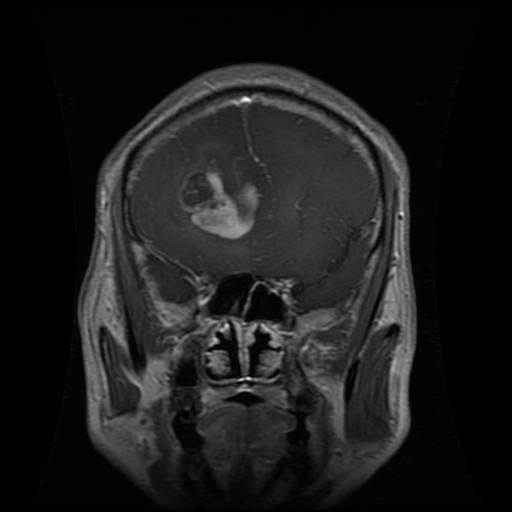
#> input picture testtt/Tr-gl_0030.jpg, 512 x 512 px; its folder holds only this picture in this run
$ jupyter execute --allow-errors preprocessing.ipynb
#> lines starting #> are read from the running program, lines starting #| are printed output that depends on the picture
Gaussian Filter

[cell 1]
import os
import numpy as np
import cv2

# Function to calculate PSNR between two images (original to preprocessed)
def calculate_psnr(original, preprocessed):
    preprocessed = preprocessed.astype(original.dtype)  # Convert to the same data type
    return psnr(original, preprocessed)

def psnr(orig_img, preproc_img):
    mse = np.mean((orig_img - preproc_img)**2)  # Mean Squared Error
    if mse == 0:
        return float('inf')  # Avoid division by zero
    max_pixel_value = np.max(orig_img)  # Maximum pixel value in the original image
    psnr = 10 * np.log10(max_pixel_value**2 / mse)  # PSNR formula
    return psnr

# Function to apply Gaussian blur
def apply_gaussian_blur(image):
    return cv2.GaussianBlur(image, (5, 5), 0)  # Adjusted kernel size

# Folder containing the original MRI images
original_images_folder = "testtt"

# Output folder to save preprocessed images
output_folder = 'preprocessed_images/gaussian_blur'

# Create the output folder if it doesn't exist
os.makedirs(output_folder, exist_ok=True)

# Initialize variables for average PSNR calculation
total_psnr = 0
num_images = 0

# Process the first 10 images in the root folder
for i, filename in enumerate(sorted(os.listdir(original_images_folder))[:10], 0):
    if filename.endswith(".jpg") or filename.endswith(".png"):
        # Load the original image
        original_image_path = os.path.join(original_images_folder, filename)
        original_image = cv2.imread(original_image_path, cv2.IMREAD_GRAYSCALE)
#> original_image is the input picture: shape (512, 512); min 0, max 251, mean 27.7

        # Check if the image is loaded successfully
        if original_image is None:
            print(f"Failed to load the original image: {original_image_path}")
            continue

        # Apply Gaussian blur
        blurred_image = apply_gaussian_blur(original_image)

        # Save the preprocessed image with the original filename
        output_path = os.path.join(output_folder, filename)
        cv2.imwrite(output_path, blurred_image)

        # Calculate PSNR between original and preprocessed images
        psnr_value = calculate_psnr(original_image, blurred_image)
#> in psnr, `mse = np.mean((orig_img - preproc_img)**2)`: mse = 5.23
#> in psnr, `max_pixel_value = np.max(orig_img)`: max_pixel_value = 251
#> in psnr, `psnr = 10 * np.log10(max_pixel_value**2 / mse)`: psnr = 40.81
#> psnr_value = 40.81
        print(f"PSNR between original and Gaussian blur preprocessed image {i}: {psnr_value:.2f} dB")
#| PSNR between original and Gaussian blur preprocessed image 0: 40.81 dB

        # Update total PSNR and image count for average calculation
        total_psnr += psnr_value
#> total_psnr = 40.81
        num_images += 1

# Calculate average PSNR
avg_psnr = total_psnr / num_images
#> avg_psnr = 40.81
print(f"Average PSNR across all processed images: {avg_psnr:.2f} dB")
#| Average PSNR across all processed images: 40.81 dB

Bi-Lateral Method

[cell 2]
import os
import cv2
import numpy as np

# Function to calculate PSNR between two images (original to preprocessed)
def calculate_psnr(original, preprocessed):
    preprocessed = preprocessed.astype(original.dtype)  # Convert to the same data type
    return psnr(original, preprocessed)

def psnr(orig_img, preproc_img):
    mse = np.mean((orig_img - preproc_img)**2)  # Mean Squared Error
    if mse == 0:
        return float('inf')  # Avoid division by zero
    max_pixel_value = np.max(orig_img)  # Maximum pixel value in the original image
    psnr = 10 * np.log10(max_pixel_value**2 / mse)  # PSNR formula
    return psnr

# Folder containing the original MRI images
original_images_folder = "testtt"

# Output folder to save preprocessed images
output_folder = 'preprocessed_images/bilateral_filter'

# Create the output folder if it doesn't exist
os.makedirs(output_folder, exist_ok=True)

# Initialize variables for average PSNR calculation
total_psnr = 0
num_images = 0

# Process the first 10 images starting from index 0
for i, filename in enumerate(sorted(os.listdir(original_images_folder))[:10], 0):
    if filename.endswith(".jpg") or filename.endswith(".png"):
        # Load the original image
        original_image_path = os.path.join(original_images_folder, filename)
        original_image = cv2.imread(original_image_path, cv2.IMREAD_GRAYSCALE)

        # Check if the image is loaded successfully
        if original_image is None:
            print(f"Failed to load the original image: {original_image_path}")
            continue

        # Resize the image to a fixed size
        new_width, new_height = 256, 256
        original_image_resized = cv2.resize(original_image, (new_width, new_height))

        # Apply Bilateral Filter with optimized parameters
        bilateral_filtered_image = cv2.bilateralFilter(original_image_resized, d=11, sigmaColor=50, sigmaSpace=50)
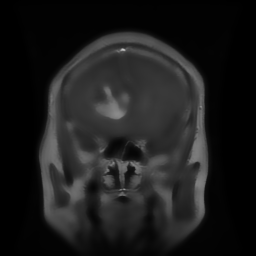
#> bilateral_filtered_image: shape (256, 256); min 0, max 193, mean 27.7

        # Save the preprocessed image with the original filename
        output_path = os.path.join(output_folder, filename)
        cv2.imwrite(output_path, bilateral_filtered_image)

        # Calculate PSNR between original and preprocessed images
        psnr_value = calculate_psnr(original_image_resized, bilateral_filtered_image)
#> in psnr, `mse = np.mean((orig_img - preproc_img)**2)`: mse = 27.15
#> in psnr, `max_pixel_value = np.max(orig_img)`: max_pixel_value = 240
#> in psnr, `psnr = 10 * np.log10(max_pixel_value**2 / mse)`: psnr = 33.27
#> psnr_value = 33.27
        print(f"PSNR between original and Bilateral preprocessed image {i}: {psnr_value:.2f} dB")
#| PSNR between original and Bilateral preprocessed image 0: 33.27 dB

        # Update total PSNR and image count for average calculation
        total_psnr += psnr_value
#> total_psnr = 33.27
        num_images += 1

# Calculate average PSNR
avg_psnr = total_psnr / num_images
#> avg_psnr = 33.27
print(f"Average PSNR across all processed images: {avg_psnr:.2f} dB")
#| Average PSNR across all processed images: 33.27 dB

TV (Total Variation) denoising

[cell 3]
import os
import numpy as np
from skimage import io, color, restoration, transform

# Function to calculate PSNR between two images (original to preprocessed)
def calculate_psnr(original, preprocessed):
    preprocessed = preprocessed.astype(original.dtype)  # Convert to the same data type
    return psnr(original, preprocessed)

def psnr(orig_img, preproc_img):
    mse = np.mean((orig_img - preproc_img)**2)  # Mean Squared Error
    if mse == 0:
        return float('inf')  # Avoid division by zero
    max_pixel_value = np.max(orig_img)  # Maximum pixel value in the original image
    psnr = 10 * np.log10(max_pixel_value**2 / mse)  # PSNR formula
    return psnr

# Function to apply Total Variation (TV) denoising using skimage
def apply_tv_denoising(image, weight=0.1):
    return restoration.denoise_tv_chambolle(image, weight=weight)

# Folder containing the original MRI images
original_images_folder = "testtt"

# Output folder to save preprocessed images
output_folder = 'preprocessed_images/tv_denoising'

# Create the output folder if it doesn't exist
os.makedirs(output_folder, exist_ok=True)

# Initialize variables for average PSNR calculation
total_psnr = 0
num_images = 0

# Process the first 10 images starting from index 0
for i, filename in enumerate(sorted(os.listdir(original_images_folder))[:10], 0):
    if filename.endswith(".jpg") or filename.endswith(".png"):
        # Load the original image
        original_image_path = os.path.join(original_images_folder, filename)
        original_image = io.imread(original_image_path)

        # Convert the image to grayscale if it's in color
        if original_image.ndim == 3:
            original_image = color.rgb2gray(original_image)

        # Resize the image to a fixed size
        new_width, new_height = 256, 256
        original_image_resized = transform.resize(original_image, (new_width, new_height), anti_aliasing=True)

        # Apply TV Denoising with optimized parameters
        tv_denoised_image = apply_tv_denoising(original_image_resized, weight=0.008)  # Adjust weight parameter

        # Save the preprocessed image with the same filename as the original
        output_path = os.path.join(output_folder, filename)
        io.imsave(output_path, (tv_denoised_image * 255).astype(np.uint8))

        # Calculate PSNR between original and preprocessed images
        psnr_value = calculate_psnr(original_image_resized, tv_denoised_image)
#> in psnr, `mse = np.mean((orig_img - preproc_img)**2)`: mse = 2.81e-05
#> in psnr, `max_pixel_value = np.max(orig_img)`: max_pixel_value = 0.921
#> in psnr, `psnr = 10 * np.log10(max_pixel_value**2 / mse)`: psnr = 44.79
#> psnr_value = 44.79
        print(f"PSNR between original and TV denoised image {i}: {psnr_value:.2f} dB")
#| PSNR between original and TV denoised image 0: 44.79 dB

        # Update total PSNR and image count for average calculation
        total_psnr += psnr_value
#> total_psnr = 44.79
        num_images += 1

# Calculate average PSNR
avg_psnr = total_psnr / num_images
#> avg_psnr = 44.79
print(f"Average PSNR across all processed images: {avg_psnr:.2f} dB")
#| Average PSNR across all processed images: 44.79 dB

invarient Wavelet tranform

[cell 4]
import os
import numpy as np
import cv2
import pywt

# Function to calculate PSNR between two images (original to preprocessed)
def calculate_psnr(original, preprocessed):
    preprocessed = preprocessed.astype(original.dtype)  # Convert to the same data type
    return psnr(original, preprocessed)

def psnr(orig_img, preproc_img):
    mse = np.mean((orig_img - preproc_img)**2)  # Mean Squared Error
    if mse == 0:
        return float('inf')  # Avoid division by zero
    max_pixel_value = np.max(orig_img)  # Maximum pixel value in the original image
    psnr = 10 * np.log10(max_pixel_value**2 / mse)  # PSNR formula
    return psnr

# Function to apply invariant wavelet transform (example: rotation invariance)
def invariant_wavelet_transform(image):
    # Apply regular wavelet transform
    coeffs = pywt.wavedec2(image, 'db1', level=1)
#> coeffs = 2 items

    # Add some random noise to the coefficients
    for level in range(1, len(coeffs)):
        coeffs[level] = tuple(c + np.random.normal(scale=5, size=c.shape) for c in coeffs[level])
#> this loop made 1 pass

    # Reconstruct the image from the modified coefficients
    invariant_wavelet_image = pywt.waverec2(coeffs, 'db1')
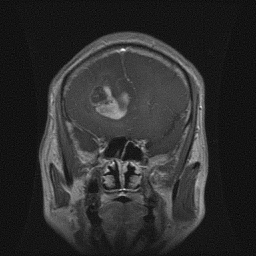
#> invariant_wavelet_image: shape (256, 256) float64; min -19.75, max 242.5, mean 27.8; drawn with min black and max white

    return invariant_wavelet_image

# Folder containing the original MRI images (replace 'path/to/your/images' with the actual path)
original_images_folder = "testtt"

# Output folder to save preprocessed images
output_folder = 'preprocessed_images/wavelet_with_noise'

# Create the output folder if it doesn't exist
os.makedirs(output_folder, exist_ok=True)

# Initialize variables for average PSNR calculation
total_psnr = 0
num_images = 0

# Process the first 10 images starting from index 0
for i, filename in enumerate(sorted(os.listdir(original_images_folder))[:10], 0):
    if filename.endswith(".jpg") or filename.endswith(".png"):
        # Load the original image
        original_image_path = os.path.join(original_images_folder, filename)
        original_image = cv2.imread(original_image_path, cv2.IMREAD_GRAYSCALE)

        # Check if the image is loaded successfully
        if original_image is None:
            print(f"Failed to load the original image: {original_image_path}")
            continue

        # Resize the image to a fixed size
        new_width, new_height = 256, 256
        original_image_resized = cv2.resize(original_image, (new_width, new_height))

        # Apply invariant wavelet transform with added noise
        invariant_wavelet_image = invariant_wavelet_transform(original_image_resized)

        # Save the preprocessed image with the original filename
        output_path = os.path.join(output_folder, filename)
        cv2.imwrite(output_path, invariant_wavelet_image)

        # Calculate PSNR between original and preprocessed images
        psnr_value = calculate_psnr(original_image_resized, invariant_wavelet_image)
#> in calculate_psnr, `preprocessed = preprocessed.astype(original.dtype)`:
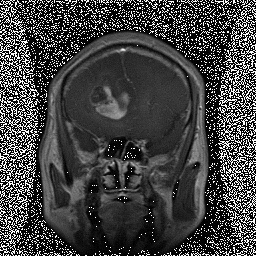
#> preprocessed: shape (256, 256); min 0, max 255, mean 66.8
#> in psnr, `mse = np.mean((orig_img - preproc_img)**2)`: mse = 17.22
#> in psnr, `max_pixel_value = np.max(orig_img)`: max_pixel_value = 240
#> in psnr, `psnr = 10 * np.log10(max_pixel_value**2 / mse)`: psnr = 35.24
#> psnr_value = 35.24
        print(f"PSNR between original and wavelet preprocessed image {i}: {psnr_value:.2f} dB")
#| PSNR between original and wavelet preprocessed image 0: 35.24 dB

        # Update total PSNR and image count for average calculation
        total_psnr += psnr_value
#> total_psnr = 35.24
        num_images += 1

# Calculate average PSNR
avg_psnr = total_psnr / num_images
#> avg_psnr = 35.24
print(f"Average PSNR across all processed images: {avg_psnr:.2f} dB")
#| Average PSNR across all processed images: 35.24 dB

 Non-Local Means (NLM) denoising

[cell 5]
import os
import cv2
import numpy as np

# Function to calculate PSNR between two images (original to preprocessed)
def calculate_psnr(original, preprocessed):
    preprocessed = preprocessed.astype(original.dtype)  # Convert to the same data type
    return psnr(original, preprocessed)

def psnr(orig_img, preproc_img):
    mse = np.mean((orig_img - preproc_img)**2)  # Mean Squared Error
#> mse = 10.71
    if mse == 0:
        return float('inf')  # Avoid division by zero
    max_pixel_value = np.max(orig_img)  # Maximum pixel value in the original image
#> max_pixel_value = 240
    psnr = 10 * np.log10(max_pixel_value**2 / mse)  # PSNR formula
#> psnr = 37.31
    return psnr

# Folder containing the original MRI images
original_images_folder = "testtt"

# Output folder to save preprocessed images
output_folder = 'preprocessed_images/nlm'

# Create the output folder if it doesn't exist
os.makedirs(output_folder, exist_ok=True)

# Initialize variables for average PSNR calculation
total_psnr = 0
num_images = 0

# Process the first 10 images starting from index 0
for i, filename in enumerate(sorted(os.listdir(original_images_folder))[:10], 0):
    if filename.endswith((".jpg", ".png")):
        # Load the original image
        original_image_path = os.path.join(original_images_folder, filename)
        original_image = cv2.imread(original_image_path, cv2.IMREAD_GRAYSCALE)

        # Check if the image is loaded successfully
        if original_image is None:
            print(f"Failed to load the original image: {original_image_path}")
            continue

        # Resize the image to a fixed size
        new_width, new_height = 256, 256
        original_image_resized = cv2.resize(original_image, (new_width, new_height))

        # Apply Non-Local Means Denoising with optimized parameters
        nlm_denoised_image = cv2.fastNlMeansDenoising(original_image_resized, None, h=10, templateWindowSize=7, searchWindowSize=21)

        # Save the preprocessed image
        output_filename = f'p_{i}.jpg'
        output_path = os.path.join(output_folder, output_filename)
        cv2.imwrite(output_path, nlm_denoised_image)

        # Calculate PSNR between original and preprocessed images
        psnr_value = calculate_psnr(original_image_resized, nlm_denoised_image)
#> psnr_value = 37.31
        print(f"PSNR between original and NLM denoised image {i}: {psnr_value:.2f} dB")
#| PSNR between original and NLM denoised image 0: 37.31 dB

        # Update total PSNR and image count for average calculation
        total_psnr += psnr_value
#> total_psnr = 37.31
        num_images += 1

# Calculate average PSNR
if num_images > 0:
    avg_psnr = total_psnr / num_images
#> avg_psnr = 37.31
    print(f"Average PSNR across all processed images: {avg_psnr:.2f} dB")
#| Average PSNR across all processed images: 37.31 dB
else:
    print("No images processed.")

 BM3D (Block Matching 3D)

[cell 6]
import os
import numpy as np
import cv2
from skimage import io
from bm3d import bm3d

# Function to calculate PSNR between two images (original to preprocessed)
def calculate_psnr(original, preprocessed):
    preprocessed = preprocessed.astype(original.dtype)  # Convert to the same data type
    return psnr(original, preprocessed)

# [7 lines left out: function psnr, not called in this run]

# Function to apply BM3D denoising
def apply_bm3d_denoising(image, sigma_psd=25):
    denoised_image = bm3d(image.astype(np.uint8), sigma_psd=sigma_psd)
    return denoised_image

# Folder containing the original MRI images (replace 'path/to/your/images' with the actual path)
original_images_folder = "testtt"

# Output folder to save preprocessed images
output_folder = 'preprocessed_images/bm3d'

# Create the output folder if it doesn't exist
os.makedirs(output_folder, exist_ok=True)

# Initialize variables for average PSNR calculation
total_psnr = 0
num_images = 0

# Process the first 10 images starting from index 0
#> (the rest of this cell did not finish here and is left out)

Magnetic Resonance Bias Field Correction.

[cell 7]
import os
import numpy as np
from skimage import io, img_as_ubyte
from skimage.transform import resize
import cv2

# Function to calculate PSNR between two images (original to preprocessed)
def calculate_psnr(original, preprocessed):
    mse = np.mean((original - preprocessed)**2)  # Mean Squared Error
    if mse == 0:
        return float('inf')  # Avoid division by zero
    max_pixel_value = np.max(original)  # Maximum pixel value in the original image
    psnr = 10 * np.log10(max_pixel_value**2 / mse)  # PSNR formula
    return psnr

# Function to perform Magnetic Resonance Bias Field Correction
def perform_bias_field_correction(image):
    # Perform bias field correction here
    # You can use appropriate functions or libraries for this task
    # In this example, let's assume bias_corrected_image is obtained through some bias field correction method
    bias_corrected_image = image  # Replace this line with actual bias field correction

    return bias_corrected_image

# Folder containing the original MRI images (replace 'path/to/your/images' with the actual path)
original_images_folder = "testtt"

# Output folder to save preprocessed images
output_folder = 'preprocessed_images/bias_correction'

# Create the output folder if it doesn't exist
os.makedirs(output_folder, exist_ok=True)

# Initialize variables for average PSNR calculation
total_psnr = 0
num_images = 0

# Process the first 10 images starting from index 0
for i, filename in enumerate(sorted(os.listdir(original_images_folder))[:10], 0):
    if filename.endswith(".jpg") or filename.endswith(".png"):
        # Load the original image
        original_image_path = os.path.join(original_images_folder, filename)
        original_image = io.imread(original_image_path)

        # Convert the image to grayscale if it's in color
        if original_image.ndim == 3:
            original_image = cv2.cvtColor(original_image, cv2.COLOR_RGB2GRAY)

        # Resize the image to a fixed size
        new_width, new_height = 256, 256
        original_image_resized = resize(original_image, (new_width, new_height))

        # Perform Magnetic Resonance Bias Field Correction
        bias_corrected_image = perform_bias_field_correction(original_image_resized)

        # Resize the bias-corrected image to match the shape of the original image
        bias_corrected_image_resized = resize(bias_corrected_image, (original_image.shape[0], original_image.shape[1]))

        # Save the preprocessed image with a new filename like "p_bias_corrected_0.jpg", "p_bias_corrected_1.jpg", etc.
        output_filename = f'p_{i}.jpg'
        output_path = os.path.join(output_folder, output_filename)

        # Convert to the appropriate data type for saving (uint8) and normalize to the range [0, 255]
        bias_corrected_image_save = img_as_ubyte(bias_corrected_image_resized)

        io.imsave(output_path, bias_corrected_image_save)

        # Calculate PSNR between original and preprocessed images
        psnr_value = calculate_psnr(original_image, bias_corrected_image_save)
#> in calculate_psnr, `mse = np.mean((original - preprocessed)**2)`: mse = 6.43
#> in calculate_psnr, `max_pixel_value = np.max(original)`: max_pixel_value = 251
#> in calculate_psnr, `psnr = 10 * np.log10(max_pixel_value**2 / mse)`: psnr = 39.91
#> psnr_value = 39.91
        print(f"PSNR between original and bias-corrected image {i}: {psnr_value:.2f} dB")
#| PSNR between original and bias-corrected image 0: 39.91 dB

        # Update total PSNR and image count for average calculation
        total_psnr += psnr_value
#> total_psnr = 39.91
        num_images += 1

# Calculate average PSNR
avg_psnr = total_psnr / num_images
#> avg_psnr = 39.91
print(f"Average PSNR across all processed images: {avg_psnr:.2f} dB")
#| Average PSNR across all processed images: 39.91 dB
